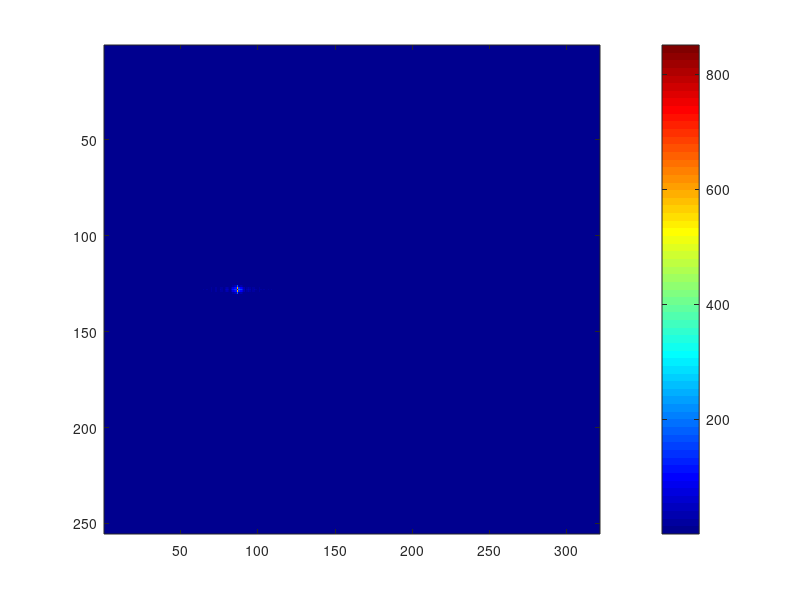

The MATLAB script that drew this image:
close all;
clear;123

R0 = 20*1000; % slant range of closest approach (m)
Vr = 150;     % effective radar velocity (m/s)
c = 3e+8;     % light speed (m/s)

Fr = 60e+6;   % range sampling rate (Hz)
Tr = 2.5e-6;  % transmitted pulse duration (s)

f0 = 5.3e+9;  % radar center frequency (Hz);
Kr = 20e+12;  % range FM rate (Hz/sec);

lambda = c/f0;

eta_c = 0;

PRF = 100;

% time axes
Nr = 321;    % number of range samples
Na = 255;    % number of azimuth samples

tau = ((0:Nr-1) - (Nr-1)/2) / Fr ; % shift the receiving window by 2*R0/c

%tau = linspace(-Nr/(2*Fr), Nr/(2*Fr), Nr) + 2*R0/c;


eta = linspace(-1.27, 1.27, Na);  % azimuth time referenced to closest approach (s)
                                  % This implies the target is in the
                                  % middle along the azimuth direction
                                

% envelopes
wr = @(x) double(abs(x) < (Tr/2)); % simple rectangular range window

wa = @(x) sinc(x).^2;            % azimuth envelope (sinc-squared)

% instantaneous slant range
R = @(eta) sqrt(R0^2 + (Vr * eta).^2); 

s0 = zeros(Na, Nr);

for ii = 1:Na
    
    Ri = R(eta(ii));          % instantaneous slant range
    range_arg = tau - 2*(Ri-R0)/c; %;  precision concern

    s0(ii,:) = wr(range_arg) .* ...
        wa(eta(ii) - eta_c) .* ...
        exp(-1j*4*pi*f0*Ri/c) .* ...
        exp(1j*pi*(Kr) .* (range_arg).^2);

    dd = wr(range_arg);

end

tau_ref = ((0:Nr-1) - (Nr-1)/2) / Fr;


tt = -Tr/2 : 1/Fr : Tr/2; % the same as tau_ref(86:236);

ref_chirp = exp(1j * pi * Kr * tt.^2);

ref_chirp = ref_chirp(2:150); % remove the beginning and the end

G = conj((fft(ref_chirp, Nr))); % zero padding
S = fft(s0, [], 2); 


S_filtered = G .*S;
s_range_compressed = ifft(S_filtered, [], 2);

% azimuth fourier transform

rgc_dopp = (fft(s_range_compressed, [], 1));


fdopp = (0:Na-1)'/Na*PRF;  % Na x 1 vector
% -PRF/2 <= f_doppler < PRF/2
% PRF is the upper bound of the azimuth frequency axis


idx_wrap = fdopp>=PRF/2;
fdopp(idx_wrap) = fdopp(idx_wrap) - PRF;

dopp_R = -2*Vr^2/lambda/R0; % Doppler rate

slc = ifft(rgc_dopp.*exp(1j*pi*fdopp.^2/dopp_R));

imagesc(1:Nr, 1:Na, abs(slc));
colorbar;
colormap jet;



%{
subplot(1,2,1);
imagesc(1:Nr, 1:Na, abs(s0)); 
xlabel("Range (samples)");
ylabel("Azimuth (samples)");
title("Magnitude");
colorbar;
colormap jet;

subplot(1,2,2);
imagesc(1:Nr, 1:Na, abs(s_range_compressed)); 
xlabel("Range (samples)");
ylabel("Azimuth (samples)");
title("Magnitude");
colorbar;
colormap jet;

sgtitle("Time domain characteristics of single point target");
%}
